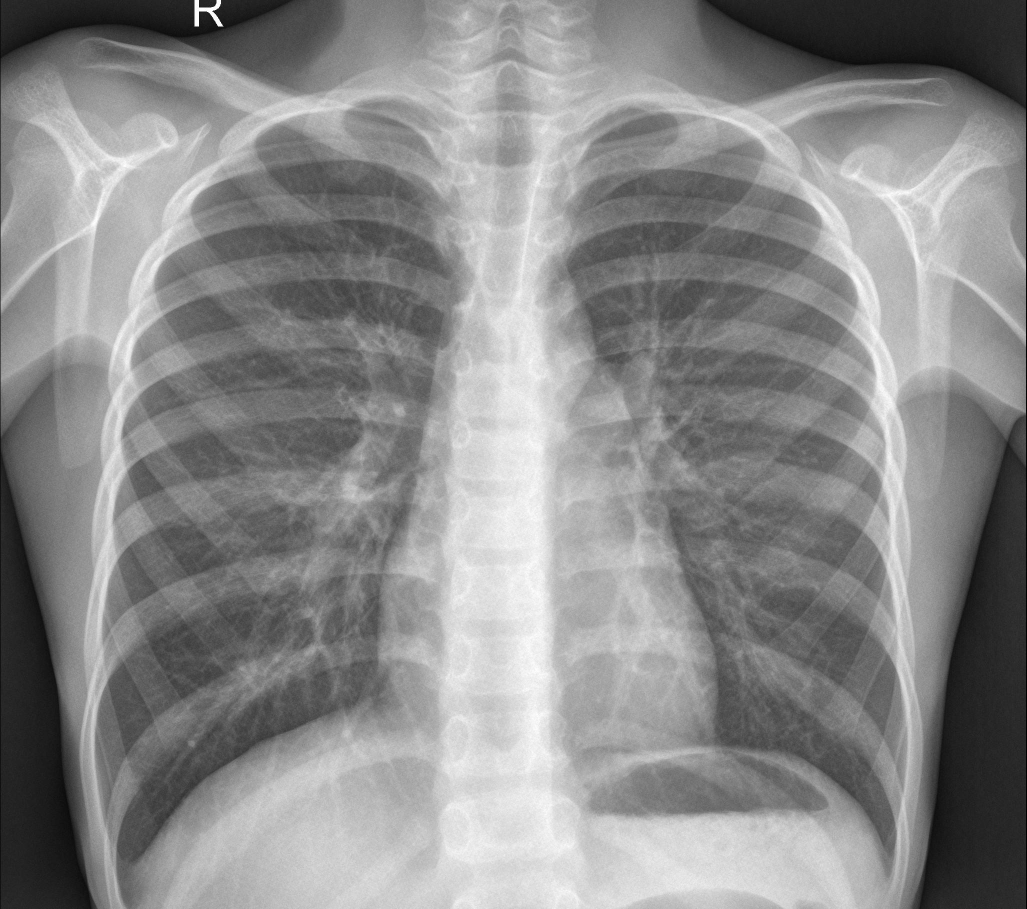
#> input picture Lab 3/data/test/NORMAL/IM-0007-0001.jpeg, 2053 x 1818 px, found by its file name (shown at 1/2 size); its folder holds only this picture in this run
$ python assignment_1.py
#> lines starting #> are read from the running program, lines starting #| are printed output that depends on the picture
### Lab 3/src/data_loader.py
import os
import cv2
import numpy as np

def load_data(folder_path):
    X = []
    y = []

    for label_name in ['NORMAL', 'PNEUMONIA']:
        label_value = -1 if label_name == 'NORMAL' else 1
        sub_folder = os.path.join(folder_path, label_name)

        for img_name in os.listdir(sub_folder):
            img_path = os.path.join(sub_folder, img_name)
            img = cv2.imread(img_path, cv2.IMREAD_GRAYSCALE)
            if img is not None:
                img = cv2.resize(img, (128, 128))
                X.append(img.flatten() / 255.0)
                y.append(label_value)

    return np.array(X), np.array(y)

### Lab 3/src/models.py
import numpy as np

class SoftMarginSVM:
    def __init__(self, C=1.0, lr=0.001, epochs=100):
        self.C = C
        self.lr = lr
        self.epochs = epochs
        self.w = None
        self.b = 0

    def fit(self, X, y):
        n_samples, n_features = X.shape
        self.w = np.zeros(n_features)
        self.b = 0

        for epoch in range(self.epochs):
            indices = np.random.permutation(n_samples)
            X_shuffled = X[indices]
            y_shuffled = y[indices]

            for idx, x_i in enumerate(X_shuffled):
                y_i = y_shuffled[idx]
                condition = y_i * (np.dot(x_i, self.w) + self.b) >= 1
                if condition:
                    self.w -= self.lr * (2 * 1e-4 * self.w)
                else:
                    self.w -= self.lr * (2 * 1e-4 * self.w - np.dot(x_i, y_i) * self.C)
                    self.b -= self.lr * (-y_i * self.C)

    def predict(self, X):
        linear_output = np.dot(X, self.w) + self.b
        return np.where(linear_output >= 0, 1, -1)

### Lab 3/src/metrics.py
import numpy as np

def evaluate_svm(y_true, y_pred):
    # TP: Dự đoán 1 (Bệnh), thực tế 1
    tp = np.sum((y_true == 1) & (y_pred == 1))
    # TN: Dự đoán -1 (Khỏe), thực tế -1
    tn = np.sum((y_true == -1) & (y_pred == -1))
    # FP: Dự đoán 1 (Bệnh), thực tế -1 (Khỏe)
    fp = np.sum((y_true == -1) & (y_pred == 1))
    # FN: Dự đoán -1 (Khỏe), thực tế 1 (Bệnh)
    fn = np.sum((y_true == 1) & (y_pred == -1))

    precision = tp / (tp + fp) if (tp + fp) > 0 else 0
    recall = tp / (tp + fn) if (tp + fn) > 0 else 0
    f1 = 2 * (precision * recall) / (precision + recall) if (precision + recall) > 0 else 0

    return {
        "Precision": precision,
        "Recall": recall,
        "F1-Score": f1,
    }

### Lab 3/lab3_assignment/assignment_1.py
import numpy as np
import sys
import os

sys.path.append(os.path.abspath(os.path.join(os.path.dirname(__file__), '..')))
from src.data_loader import load_data
from src.models import SoftMarginSVM
from src.metrics import evaluate_svm

print("Đang load dữ liệu...")
X_train, y_train = load_data('Lab 3/data/train')
#> in load_data, img is the input picture: shape (1818, 2053); min 0, max 255, mean 137.7
#> in load_data, `img = cv2.resize(img, (128, 128))`:
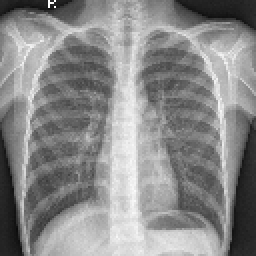
#> img: shape (128, 128) (shown 2 times larger); min 11, max 255, mean 137.8
#> pass 2 of the loop in load_data, `for label_name in ['NORMAL', 'PNEUMONIA']:`:
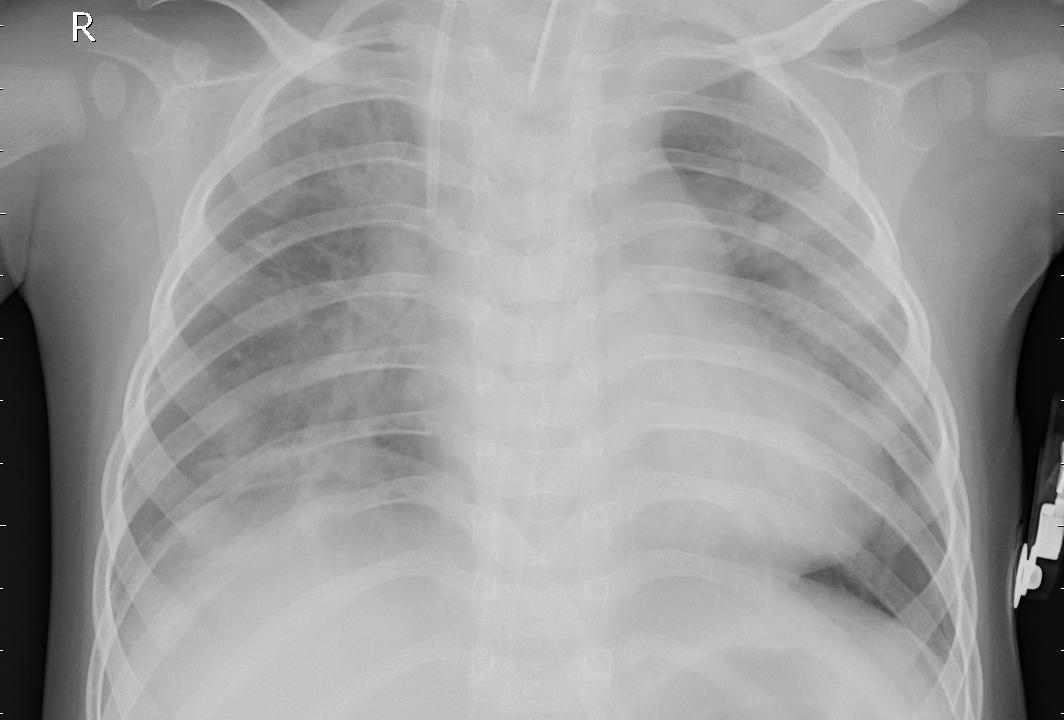
#> input picture Lab 3/data/test/PNEUMONIA/person101_bacteria_483.jpeg, 1064 x 720 px, found by its file name
#> in load_data, img is the input picture: shape (720, 1064); min 0, max 255, mean 156.1
#> in load_data, `img = cv2.resize(img, (128, 128))`:
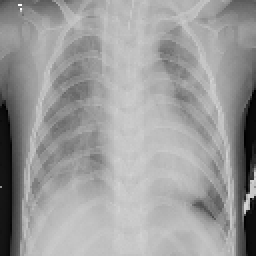
#> img: shape (128, 128) (shown 2 times larger); min 0, max 253, mean 156
#> y_train = [-1, 1]
X_test, y_test = load_data('Lab 3/data/test')
#> pass 2 of the loop in load_data, `for label_name in ['NORMAL', 'PNEUMONIA']:`:
#> y_test = [-1, 1]

indices = np.random.permutation(len(X_train))
#> indices = [1, 0]
X_train, y_train = X_train[indices], y_train[indices]
#> y_train = [1, -1]

print("Đang huấn luyện SVM")
model = SoftMarginSVM(C=1, lr=0.01, epochs=10)
model.fit(X_train, y_train)
#> the loop in fit, `for epoch in range(self.epochs):` made 10 passes
#> after the loop in fit, `for epoch in range(self.epochs):`: self.b = -0.01; self.w = 16384 values, max 0.0619 at index 265, min -0.0547 at index 24, mean -0.000401

y_pred = model.predict(X_test)
#> in predict, `linear_output = np.dot(X, self.w) + self.b`: linear_output = [-38.1, 3.38]
#> y_pred = [-1, 1]
results = evaluate_svm(y_test, y_pred)
#> in evaluate_svm, `tp = np.sum((y_true == 1) & (y_pred == 1))`: tp = 1
#> in evaluate_svm, `fp = np.sum((y_true == -1) & (y_pred == 1))`: fp = 0
#> in evaluate_svm, `precision = tp / (tp + fp) if (tp + fp) > 0 else 0`: precision = 1
#> results = {'Precision': 1, 'Recall': 1, 'F1-Score': 1}

print("KẾT QUẢ ASSIGNMENT 1: ")
for k, v in results.items():
    print(f"{k}: {v}")
#> this loop made 3 passes
#> k on passes 1 to 3: 'Precision', 'Recall', 'F1-Score'
#| Precision: 1.0
#| Recall: 1.0
#| F1-Score: 1.0
